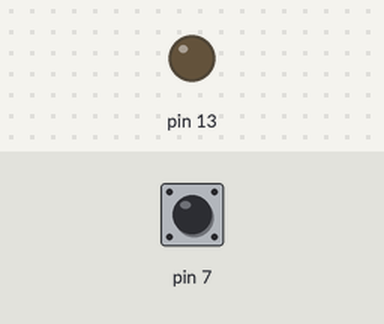
This sketch was run on a simulated Arduino Uno, built with avr-gcc and run on an emulated ATmega328P. Shown: output pins drawn as LEDs (lit = HIGH). Inputs (shaded band) come from the test bench; at power-on: pin 7 HIGH.

Above: at 1.2 s.
1.3 s: pin 7 pulled LOW for 0.15 s
At 1.37 s:
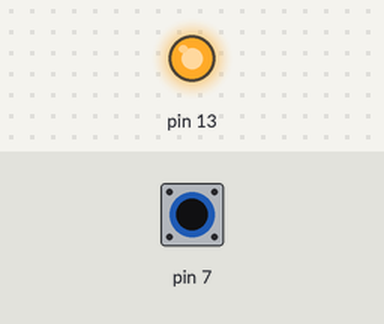
2.9 s: pin 7 pulled LOW for 3.2 s
At 7.5 s:
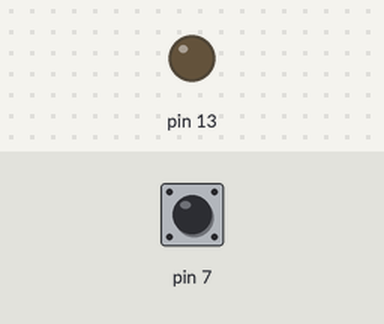
Timing chart, 0 to 9.0 s (numbered marks = the images above; inputs shaded):
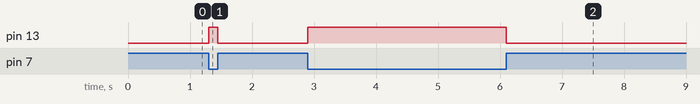

Measured:
- after the input at 1.3 s, pin 13: LOW → HIGH at once, → LOW 0.15 s later
- after the input at 2.9 s, pin 13: LOW → HIGH at once, → LOW 3.2 s later

The sketch:

sketch_oct5a_2.ino
```cpp
void setup(){

  pinMode(13, OUTPUT);

  pinMode(7, INPUT_PULLUP);

}

void loop(){
  int sw=digitalRead(7);

  if(sw==HIGH){
    digitalWrite(13, LOW);
  }

  else
  {
    digitalWrite(13, HIGH);
  }
}
```
